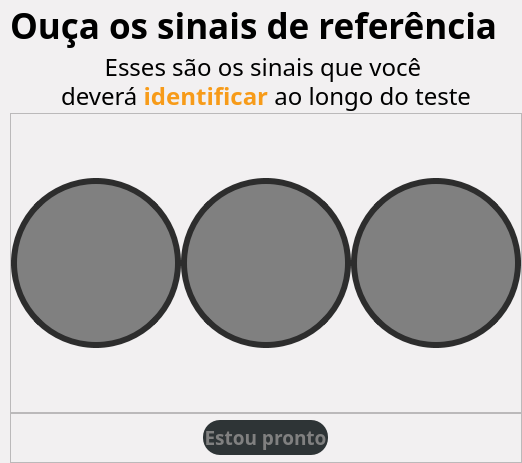
        <widget class="QWidget" name="reference_page">
         <property name="styleSheet">
          <string notr="true">
	background-color: #F2F0F1</string>
         </property>
         <layout class="QHBoxLayout" name="horizontalLayout_40">
          <property name="spacing">
           <number>0</number>
          </property>
          <property name="leftMargin">
           <number>0</number>
          </property>
          <property name="topMargin">
           <number>0</number>
          </property>
          <property name="rightMargin">
           <number>0</number>
          </property>
          <property name="bottomMargin">
           <number>0</number>
          </property>
          <item>
           <widget class="QFrame" name="totalFrame">
            <property name="frameShape">
             <enum>QFrame::NoFrame</enum>
            </property>
            <property name="frameShadow">
             <enum>QFrame::Raised</enum>
            </property>
            <layout class="QVBoxLayout" name="verticalLayout_24">
             <property name="spacing">
              <number>0</number>
             </property>
             <property name="leftMargin">
              <number>10</number>
             </property>
             <property name="topMargin">
              <number>0</number>
             </property>
             <property name="rightMargin">
              <number>0</number>
             </property>
             <property name="bottomMargin">
              <number>0</number>
             </property>
             <item>
              <widget class="QFrame" name="instructionFrame">
               <property name="minimumSize">
                <size>
                 <width>0</width>
                 <height>50</height>
                </size>
               </property>
               <property name="maximumSize">
                <size>
                 <width>16777215</width>
                 <height>50</height>
                </size>
               </property>
               <property name="frameShape">
                <enum>QFrame::NoFrame</enum>
               </property>
               <property name="frameShadow">
                <enum>QFrame::Raised</enum>
               </property>
               <layout class="QVBoxLayout" name="verticalLayout_25">
                <property name="spacing">
                 <number>0</number>
                </property>
                <property name="leftMargin">
                 <number>0</number>
                </property>
                <property name="topMargin">
                 <number>0</number>
                </property>
                <property name="rightMargin">
                 <number>0</number>
                </property>
                <property name="bottomMargin">
                 <number>0</number>
                </property>
                <item>
                 <widget class="QLabel" name="label_30">
                  <property name="font">
                   <font>
                    <family>Dosis</family>
                    <pointsize>26</pointsize>
                    <bold>true</bold>
                   </font>
                  </property>
                  <property name="frameShape">
                   <enum>QFrame::NoFrame</enum>
                  </property>
                  <property name="text">
                   <string>Ouça os sinais de referência</string>
                  </property>
                 </widget>
                </item>
               </layout>
              </widget>
             </item>
             <item>
              <widget class="QLabel" name="label_32">
               <property name="font">
                <font>
                 <family>Dosis</family>
                 <pointsize>18</pointsize>
                </font>
               </property>
               <property name="frameShape">
                <enum>QFrame::NoFrame</enum>
               </property>
               <property name="text">
                <string>&lt;html&gt;&lt;head/&gt;&lt;body&gt;&lt;p style = 'line-height: 0.5;'&gt;Esses são os sinais que você &lt;/p&gt;&lt;p&gt;deverá &lt;span style=&quot; font-weight:700; color:#f79b19;&quot;&gt;identificar&lt;/span&gt; ao longo do teste&lt;/p&gt;&lt;/body&gt;&lt;/html&gt;</string>
               </property>
               <property name="alignment">
                <set>Qt::AlignCenter</set>
               </property>
              </widget>
             </item>
             <item>
              <widget class="QFrame" name="referenceFrame">
               <property name="styleSheet">
                <string notr="true"/>
               </property>
               <property name="frameShape">
                <enum>QFrame::NoFrame</enum>
               </property>
               <property name="frameShadow">
                <enum>QFrame::Raised</enum>
               </property>
               <layout class="QVBoxLayout" name="verticalLayout_26">
                <property name="spacing">
                 <number>0</number>
                </property>
                <property name="leftMargin">
                 <number>0</number>
                </property>
                <property name="topMargin">
                 <number>0</number>
                </property>
                <property name="rightMargin">
                 <number>0</number>
                </property>
                <property name="bottomMargin">
                 <number>0</number>
                </property>
                <item>
                 <widget class="QFrame" name="frame_45">
                  <property name="minimumSize">
                   <size>
                    <width>0</width>
                    <height>300</height>
                   </size>
                  </property>
                  <property name="maximumSize">
                   <size>
                    <width>16777215</width>
                    <height>16777215</height>
                   </size>
                  </property>
                  <property name="styleSheet">
                   <string notr="true">QPushButton {
	background-color: #808080;
	color: #FFFFFF;
	border-radius:85px;
	border: 6px solid rgb(45, 45 ,45);

}

QPushButton:hover{
	border:6px solid rgb(255, 179, 0);
}

QPushButton:checked{
	border: 6px solid rgb(247,155, 25);
}
</string>
                  </property>
                  <property name="frameShape">
                   <enum>QFrame::StyledPanel</enum>
                  </property>
                  <property name="frameShadow">
                   <enum>QFrame::Raised</enum>
                  </property>
                  <layout class="QHBoxLayout" name="horizontalLayout_49">
                   <property name="spacing">
                    <number>0</number>
                   </property>
                   <property name="leftMargin">
                    <number>0</number>
                   </property>
                   <property name="topMargin">
                    <number>0</number>
                   </property>
                   <property name="rightMargin">
                    <number>0</number>
                   </property>
                   <property name="bottomMargin">
                    <number>0</number>
                   </property>
                   <item>
                    <widget class="QPushButton" name="referenceSoundButtonLow">
                     <property name="minimumSize">
                      <size>
                       <width>170</width>
                       <height>170</height>
                      </size>
                     </property>
                     <property name="maximumSize">
                      <size>
                       <width>170</width>
                       <height>170</height>
                      </size>
                     </property>
                     <property name="text">
                      <string/>
                     </property>
                     <property name="icon">
                      <iconset>
                       <normaloff>Resources/img/low.png</normaloff>
                       <activeon>Resources/img/low2.png</activeon>Resources/img/low.png</iconset>
                     </property>
                     <property name="iconSize">
                      <size>
                       <width>120</width>
                       <height>120</height>
                      </size>
                     </property>
                     <property name="checkable">
                      <bool>true</bool>
                     </property>
                    </widget>
                   </item>
                   <item>
                    <widget class="QPushButton" name="referenceSoundButtonMid">
                     <property name="minimumSize">
                      <size>
                       <width>170</width>
                       <height>170</height>
                      </size>
                     </property>
                     <property name="maximumSize">
                      <size>
                       <width>170</width>
                       <height>170</height>
                      </size>
                     </property>
                     <property name="text">
                      <string/>
                     </property>
                     <property name="icon">
                      <iconset>
                       <normaloff>Resources/img/mid.png</normaloff>
                       <activeon>Resources/img/mid2.png</activeon>Resources/img/mid.png</iconset>
                     </property>
                     <property name="iconSize">
                      <size>
                       <width>120</width>
                       <height>120</height>
                      </size>
                     </property>
                     <property name="checkable">
                      <bool>true</bool>
                     </property>
                    </widget>
                   </item>
                   <item>
                    <widget class="QPushButton" name="referenceSoundButtonHigh">
                     <property name="minimumSize">
                      <size>
                       <width>170</width>
                       <height>170</height>
                      </size>
                     </property>
                     <property name="maximumSize">
                      <size>
                       <width>170</width>
                       <height>170</height>
                      </size>
                     </property>
                     <property name="text">
                      <string/>
                     </property>
                     <property name="icon">
                      <iconset>
                       <normaloff>Resources/img/high.png</normaloff>
                       <activeon>Resources/img/high2.png</activeon>Resources/img/high.png</iconset>
                     </property>
                     <property name="iconSize">
                      <size>
                       <width>120</width>
                       <height>120</height>
                      </size>
                     </property>
                     <property name="checkable">
                      <bool>true</bool>
                     </property>
                    </widget>
                   </item>
                  </layout>
                 </widget>
                </item>
                <item>
                 <widget class="QFrame" name="frame_53">
                  <property name="minimumSize">
                   <size>
                    <width>0</width>
                    <height>50</height>
                   </size>
                  </property>
                  <property name="maximumSize">
                   <size>
                    <width>16777215</width>
                    <height>50</height>
                   </size>
                  </property>
                  <property name="frameShape">
                   <enum>QFrame::StyledPanel</enum>
                  </property>
                  <property name="frameShadow">
                   <enum>QFrame::Raised</enum>
                  </property>
                  <layout class="QVBoxLayout" name="verticalLayout_23">
                   <property name="spacing">
                    <number>0</number>
                   </property>
                   <property name="leftMargin">
                    <number>0</number>
                   </property>
                   <property name="topMargin">
                    <number>0</number>
                   </property>
                   <property name="rightMargin">
                    <number>0</number>
                   </property>
                   <property name="bottomMargin">
                    <number>0</number>
                   </property>
                   <item alignment="Qt::AlignHCenter">
                    <widget class="QPushButton" name="readyButton">
                     <property name="enabled">
                      <bool>false</bool>
                     </property>
                     <property name="minimumSize">
                      <size>
                       <width>125</width>
                       <height>35</height>
                      </size>
                     </property>
                     <property name="maximumSize">
                      <size>
                       <width>125</width>
                       <height>35</height>
                      </size>
                     </property>
                     <property name="font">
                      <font>
                       <family>Dosis</family>
                       <pointsize>14</pointsize>
                       <bold>true</bold>
                      </font>
                     </property>
                     <property name="styleSheet">
                      <string notr="true">QPushButton {
	border-radius: 17px;
	background-color:  rgb(247, 155, 25);
	color: rgb(255, 255, 255)
}

QPushButton:hover {	
	background-color:  rgb(255, 179, 0);
}

QPushButton:pressed {	
	background-color:  rgb(45, 45, 45)
}

QPushButton:disabled{
	background-color:rgb(46, 52, 54);
	color: #808080

}</string>
                     </property>
                     <property name="text">
                      <string>Estou pronto</string>
                     </property>
                    </widget>
                   </item>
                  </layout>
                 </widget>
                </item>
               </layout>
              </widget>
             </item>
            </layout>
           </widget>
          </item>
         </layout>
        </widget>
